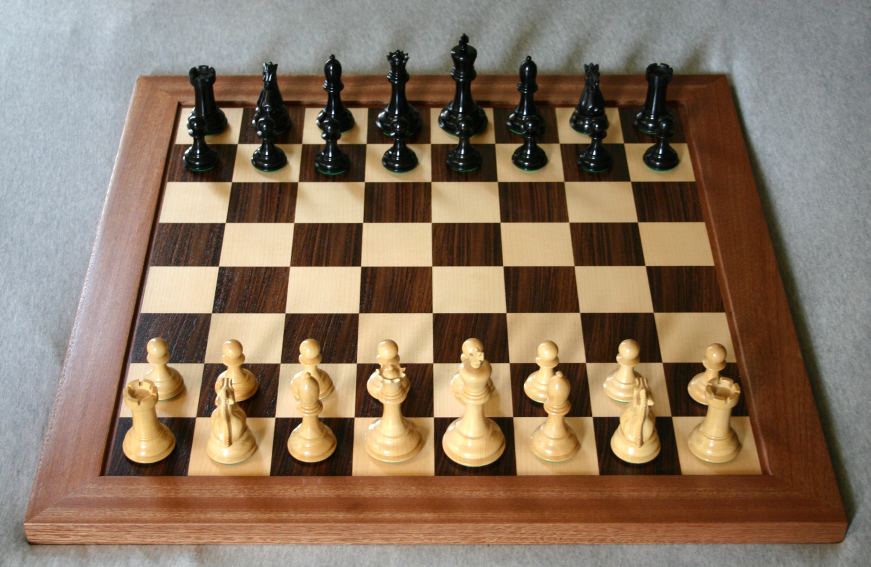
#> input picture testing_images/1.jpg, 2611 x 1699 px (shown at 1/3 size); its folder holds only this picture in this run
$ python -i get_board.py   (imports and definitions only)
#> lines starting #> are read from the running program, lines starting #| are printed output that depends on the picture; after the words box and inside, x2 and y2 are one past the last pixel; in counts of white or black regions, pixels touching at a corner belong together
### detectboard/debug.py
"""
Debug utils.
"""
import itertools
from copy import copy
from random import randint

import cv2
import numpy as np

DEBUG = False  # Enable or disable debug images
COUNTER = itertools.count()
DEBUG_SAVE_DIR = "data/boards/debug_steps/"


def rand_color():
    """Returns a random rgb color."""
    return randint(0, 255), randint(0, 255), randint(0, 255)


class DebugImage:
    """
    Represents a debug image. Can draw points and lines and save the
    resulting image.
    """

    def __init__(self, img):
        if DEBUG:
            if isinstance(img, tuple):
                img = np.zeros((img[0], img[1], 3), np.uint8)
            if len(img.shape) < 3:
                img = cv2.cvtColor(img, cv2.COLOR_GRAY2RGB)
            self.img = copy(img)

    # [6 lines left out: function lines, not called in this run]

    def points(self, _points, color=(0, 0, 255), size=10):
        """Draw points in the image."""
        if DEBUG:
            for point in _points:
                cv2.circle(self.img, (int(point[0]), int(point[1])), size,
                           color, -1)
        return self

    def save(self, filename, prefix=True):
        """Save the image."""
        global COUNTER
        if DEBUG:
            if prefix:
                __prefix = "__debug_" + "%04d" % int(next(COUNTER)) + "_"
            else:
                __prefix = ""

            cv2.imwrite(DEBUG_SAVE_DIR + __prefix + filename + ".jpg",
                        self.img)

### detectboard/get_board.py
import logging
from collections import Counter
from collections import defaultdict
from copy import copy

import cv2
import numpy as np
import scipy.cluster as clstr
import scipy.spatial as spatial
from scipy.spatial import ConvexHull
from sklearn.cluster import DBSCAN

import debug


def simplify_image(img, limit, grid, iters):
    """
    Simplify image using CLAHE algorithm (adaptive histogram
    equalization)
    """
    img = cv2.cvtColor(img, cv2.COLOR_BGR2GRAY)

    for _ in range(iters):
        img = cv2.createCLAHE(clipLimit=limit, tileGridSize=grid).apply(img)
    if limit != 0:
        kernel = np.ones((10, 10), np.uint8)
        img = cv2.morphologyEx(img, cv2.MORPH_CLOSE, kernel)

    debug.DebugImage(img) \
        .save("Simplified_image")
    return img


def canny_edge(img, sigma=0.33):
    """
    Canny edge detection with automatic thresholds.
    """
    # compute the median of the single channel pixel intensities
    v = np.median(img)
    # img = cv2.medianBlur(img, 5)
    img = cv2.GaussianBlur(img, (7, 7), 2)

    # apply automatic Canny edge detection using the computed median
    lower = int(max(0, (1.0 - sigma) * v))
    upper = int(min(255, (1.0 + sigma) * v))
    edged = cv2.Canny(img, lower, upper)

    # return the edged image

    # Otsu's thresholding
    _, otsu = cv2.threshold(edged, 0, 255, cv2.THRESH_BINARY + cv2.THRESH_OTSU)
    # debug.DebugImage(otsu).save("canny edge processed")

    debug.DebugImage(otsu) \
        .save("edge_map")

    return otsu


def get_hough_lines(img):
    """ gets ho
    #(image, rho, theta, threshold, lines, srn, stn, min_theta, max_theta)
    rho : The resolution of the parameter r in pixels. We use 1 pixel.
    theta: The resolution of the parameter θ in radians. We use 1 degree (CV_PI/180)
    threshold: The minimum number of intersections to "*detect*" a line
    """
    lines = cv2.HoughLines(img, 1, np.pi / 180, 150, None, 0, 0)
    lines = np.reshape(lines, (-1, 2))
    return lines


def find_line_clusters():
    pass


# [235 lines left out: functions det_intervall, find_peak_angles, intersections, get_clusters_db, cluster, closest_point and 4 more, not called in this run]


def get_points(img=None, img_path=None):
    """
    Main Function to find points
    :param img:
    :param img_path:
    :return:
    """
    if (img is None) and not img_path:
        RuntimeError("No Image or Path provided to get points")

    if (img is None):
        img = cv2.imread(img_path, 1)

    # rows, columns, and channels (if the image is color):
    height, width, d = img.shape
    clahe_settings = [[3, (2, 6), 5],  # @1
                      [3, (6, 2), 5],  # @2
                      [5, (3, 3), 5],  # @3
                      [0, (0, 0), 0]]

    first_iteration = False
    all_points = []

    for key, arr in enumerate(clahe_settings):
        try:
            tmp = simplify_image(img, limit=arr[0], grid=arr[1], iters=arr[2])
            tmp = canny_edge(tmp)

            # get hough lines in right shape
            lines = get_hough_lines(tmp)
            debug.DebugImage(img) \
                .hough_lines(lines, (0, 0, 255)) \
                .save("all lines")

            debug.DebugImage(img).plot_lines_peaks(lines)
            # find maximum in angle peaks choose orthogonal lines
            h, v = find_peak_angles(lines)
            debug.DebugImage(img) \
                .hough_lines(v, (0, 0, 255)) \
                .hough_lines(h, (0, 255, 0)) \
                .save("horizontal and vertical lines")

            # find intersections
            points = intersections(h, v, [height, width])

            points = cluster(points)
            # print_points(points, img)
            # all_points.append(points)

            # Problem Outlier points
            if not first_iteration:
                all_points = points
                first_iteration = True
            else:

                # if points.s == None: continue
                all_points = np.concatenate((all_points, points), axis=0)
        except:
            logging.error("Iteration Failed")
            continue
    # combine cluster
    # test = combine_points2(all_points, img)
    debug.DebugImage(img) \
        .points(all_points, color=(0, 255, 255), size=8) \
        .save("get_points_all_points")

    # eps muss kleiner sein als feldlänge
    clustering = DBSCAN(eps=80, min_samples=2).fit(all_points)
    labels = clustering.labels_
    outliers, clusters = get_clusters_db(all_points, labels)

    d = debug.DebugImage(img)
    for i in range(len(clusters)):  # why +1??
        d.points(clusters[i], color=(0, 255, 0), size=10)
    d.points(outliers, color=(0, 0, 255), size=10)
    d.save("clusters_with_outliers")

    points = cluster(np.concatenate(clusters))

    debug.DebugImage(img) \
        .points(points, color=(0, 0, 255), size=10) \
        .save("get_points_final_points")

    corners = get_corners(points)
    debug.DebugImage(img) \
        .points(corners, color=(0, 0, 255), size=10) \
        .save("get_points_final_corners")

    return corners


def get_board(img_path):
#> called with img_path = '../testing_images/1.jpg'
    img = cv2.imread(img_path, 1)
#> img is the input picture: shape (1699, 2611, 3); mean B, G, R 97.9, 117.7, 137.7

    img_dim = np.shape(img)
    img_dim = (img_dim[1], img_dim[0])

    corners = get_points(img=img)
#> the loop in get_points, `for key, arr in enumerate(clahe_settings):` made 4 passes
#> (v, lower in canny_edge, upper in canny_edge) on passes 1 to 4: (145, 97, 192), (146, 97, 194), (149, 99, 198), (135, 90, 179)
#> pass 1, in simplify_image, `img = cv2.cvtColor(img, cv2.COLOR_BGR2GRAY)`:
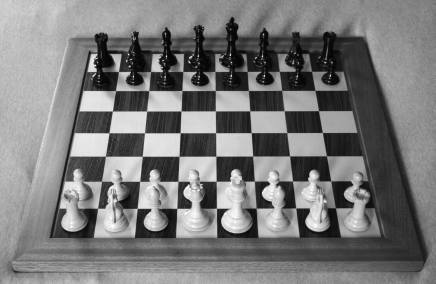
#> img: shape (1699, 2611) (shown at 1/6 size); min 0, max 255, mean 121.4
#> pass 1, in simplify_image, `img = cv2.morphologyEx(img, cv2.MORPH_CLOSE, kernel)`:
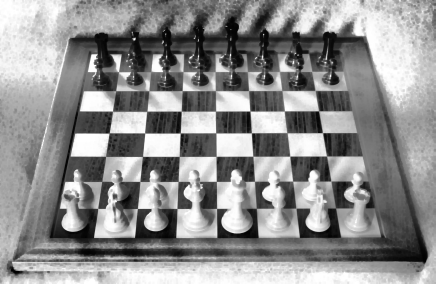
#> img: shape (1699, 2611) (shown at 1/6 size); min 1, max 255, mean 142.3
#> pass 1, in canny_edge, `edged = cv2.Canny(img, lower, upper)`:
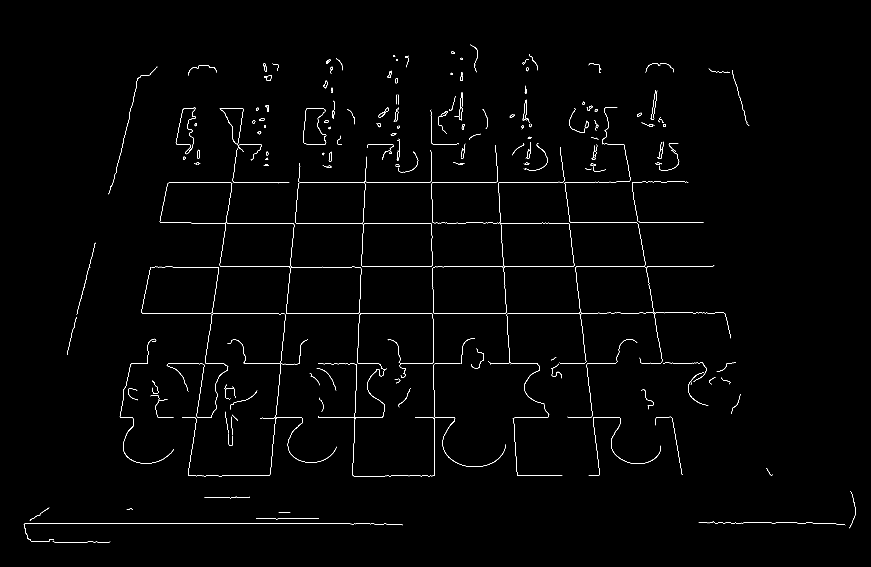
#> edged: shape (1699, 2611) (shown at 1/3 size); 0.74% white in thin lines or dots, all inside (x1, y1, x2, y2) = (71, 134, 2567, 1629)
#> after the loop in get_points, `for key, arr in enumerate(clahe_settings):`:
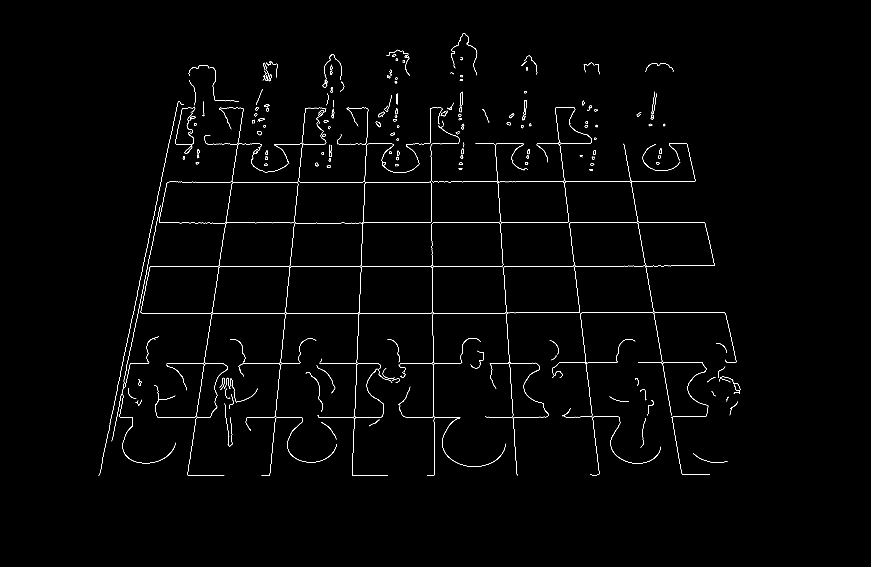
#> tmp: shape (1699, 2611) (shown at 1/3 size); 0.81% white in thin lines or dots, all inside (x1, y1, x2, y2) = (295, 100, 2221, 1428)
#> after the loop in get_points, `for key, arr in enumerate(clahe_settings):`: all_points = []; first_iteration = False

    board_corners = get_corner_order(corners, img_dim)
    cropped = four_point_transform(img, board_corners)
    debug.DebugImage(cropped) \
        .save("cropped_image")
    return cropped


# [13 lines not run here, left out]
    # squares, board_img, corners = get_slid.get_board_cps(input_path)

#> (the run stopped early here; a loop or call above may not have finished)

$ run again, on testing_images/10.jpg
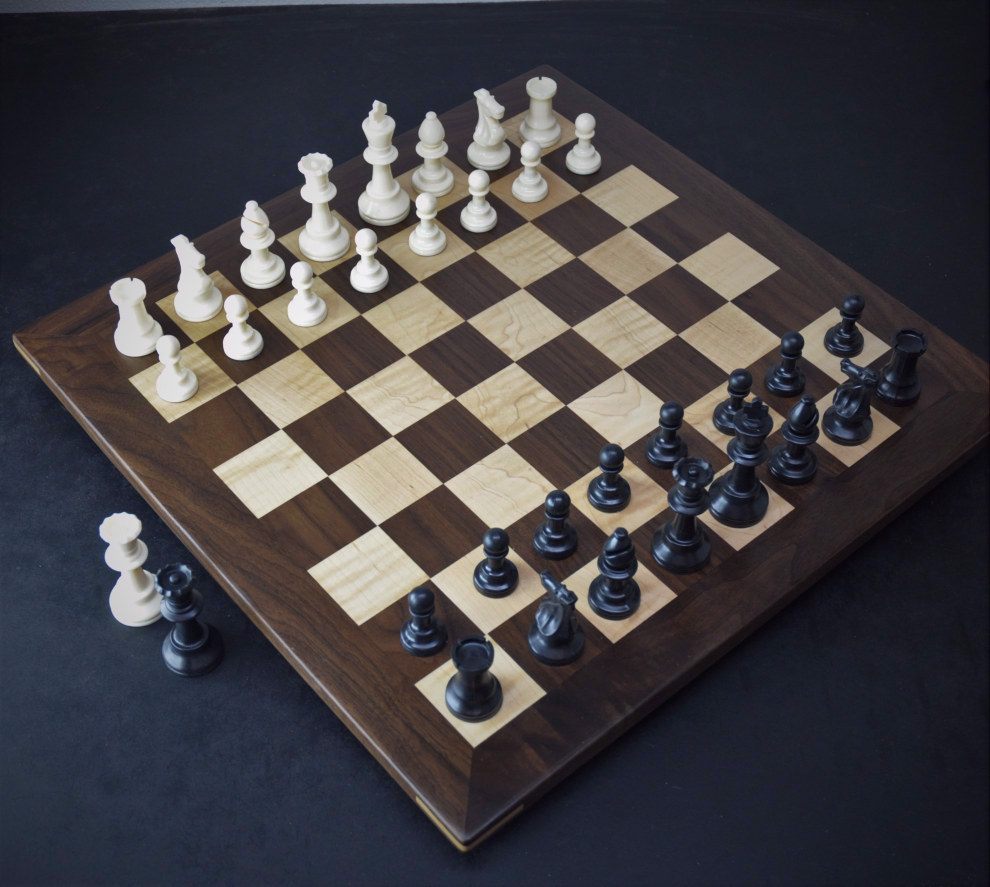
#> input picture testing_images/10.jpg, 1980 x 1773 px (shown at 1/2 size)
#> in get_board, img is the input picture: shape (1773, 1980, 3); mean B, G, R 67.2, 63.3, 66.1
#> the loop in get_points, `for key, arr in enumerate(clahe_settings):` made 4 passes
#> (v, lower in canny_edge, upper in canny_edge) on passes 1 to 4: (150, 100, 199), (151, 101, 200), (151, 101, 200), (44, 29, 58)
#> pass 1, in canny_edge, `edged = cv2.Canny(img, lower, upper)`:
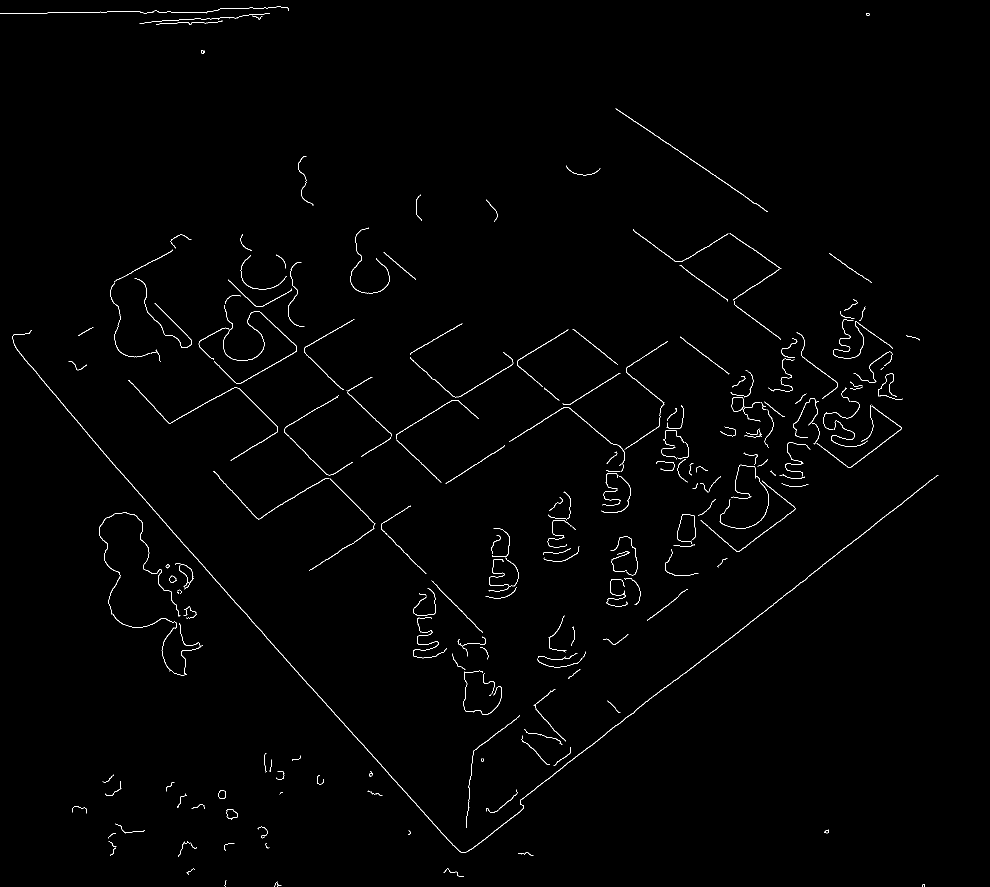
#> edged: shape (1773, 1980) (shown at 1/2 size); 0.84% white in thin lines or dots
#> after the loop in get_points, `for key, arr in enumerate(clahe_settings):`:
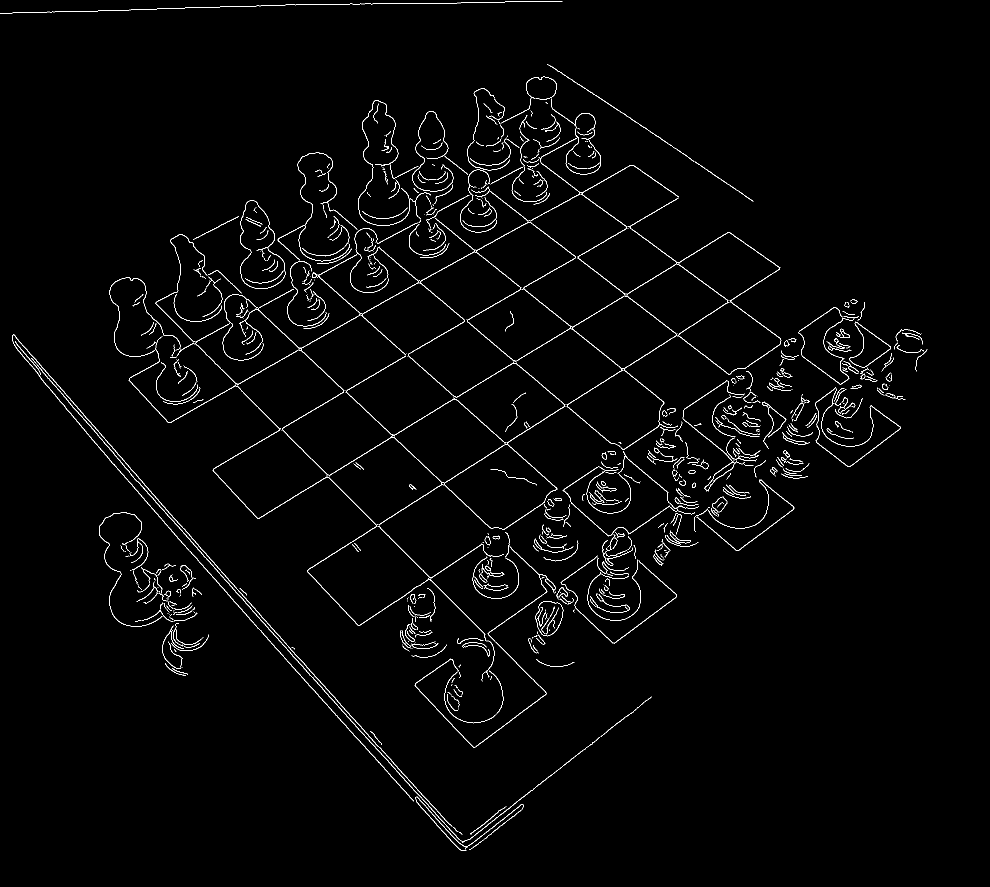
#> tmp: shape (1773, 1980) (shown at 1/2 size); 1.7% white in thin lines or dots, all inside (x1, y1, x2, y2) = (0, 2, 1855, 1702)
#> after the loop in get_points, `for key, arr in enumerate(clahe_settings):`: all_points = []; first_iteration = False
